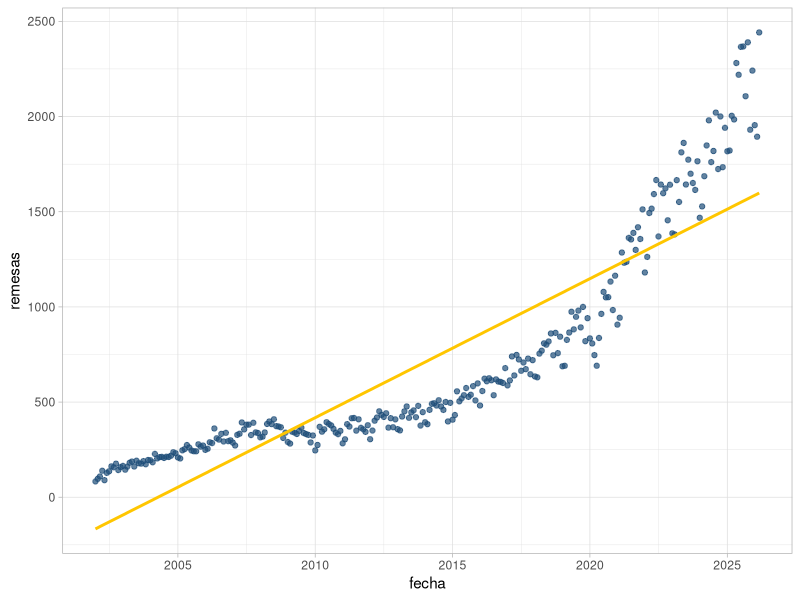
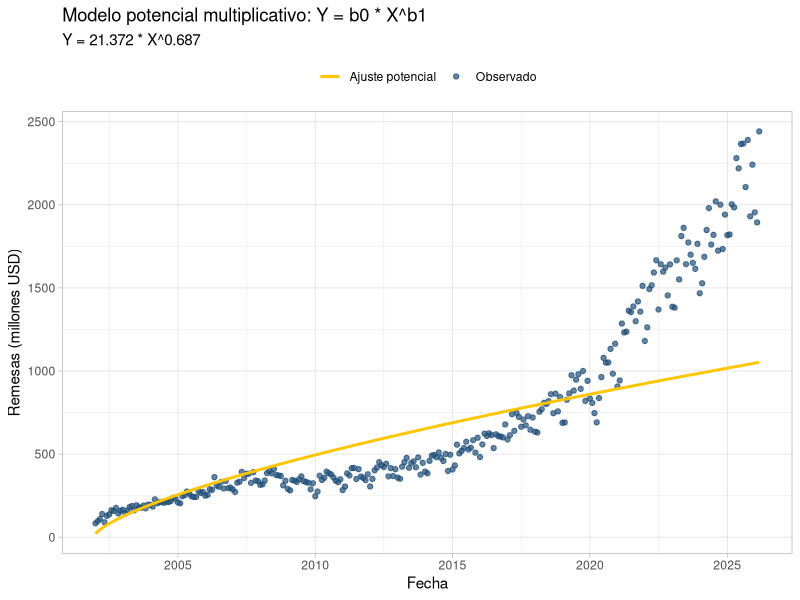
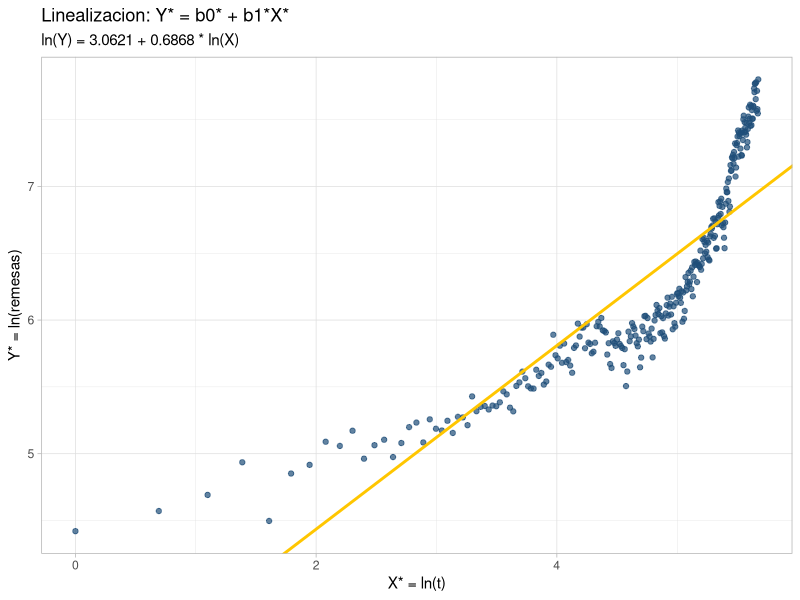

These charts were generated, in order, by the following R code:
## ---- chunk 1
knitr::opts_chunk$set(echo = TRUE)

library(here)
library(readr)
library(dplyr)
library(tidyr)
library(ggplot2)
## ---- chunk 2
remesas_wide <- read_csv(
  here("mrl/final-project/remfam2002_2026.csv"),
  show_col_types = FALSE
)

head(remesas_wide)
## ---- chunk 3
meses <- c(
  "Enero", "Febrero", "Marzo", "Abril", "Mayo", "Junio",
  "Julio", "Agosto", "Septiembre", "Octubre", "Noviembre", "Diciembre"
)

remesas_long <- remesas_wide %>%
  pivot_longer(
    cols = -Mes,
    names_to = "anio",
    values_to = "remesas"
  ) %>%
  mutate(
    anio = as.integer(anio),
    remesas = as.numeric(remesas)
  ) %>%
  drop_na(remesas) %>%
  mutate(
    mes_num = match(Mes, meses),
    fecha = as.Date(sprintf("%04d-%02d-01", anio, mes_num))
  ) %>%
  arrange(fecha) %>%
  mutate(t = row_number())

head(remesas_long)
tail(remesas_long)
nrow(remesas_long)
## ---- chunk 4
# Ajuste del modelo lineal usando remesas_long
modelo_lineal <- lm(remesas ~ t, data = remesas_long)

# Nuevo objeto para evaluación y gráfica
lineal_df <- remesas_long %>%
  mutate(ajuste_lineal = fitted(modelo_lineal))

# Gráfica de datos observados y ajuste
ggplot(lineal_df, aes(x = fecha, y = remesas)) +
  geom_point(color = "#1f4e79", alpha = 0.7) +
  geom_line(aes(y = ajuste_lineal), color = "#ffc600", linewidth = 1) +
  theme_light()
## ---- chunk 5
# agregar exponencial aqui
## ---- chunk 6
# agregar logaritmico aqui
## ---- chunk 7
# agregar reciproco aqui
## ---- chunk 8
# Ajuste linealizado: ln(Y) = ln(b0) + b1 * ln(X)
modelo_potencial <- lm(log(remesas) ~ log(t), data = remesas_long)

b0_star <- coef(modelo_potencial)[1]
b1      <- coef(modelo_potencial)[2]
b0      <- exp(b0_star)

potencial_df <- remesas_long %>%
  mutate(
    ajuste_log       = fitted(modelo_potencial),
    ajuste_potencial = exp(ajuste_log),
    residuo          = remesas - ajuste_potencial
  )

summary(modelo_potencial)
cat(sprintf("\nEcuacion ajustada: Y = %.4f * X^%.4f\n", b0, b1))
## ---- chunk 9
ggplot(potencial_df, aes(x = fecha)) +
  geom_point(aes(y = remesas, color = "Observado"), alpha = 0.7) +
  geom_line(aes(y = ajuste_potencial, color = "Ajuste potencial"), linewidth = 1) +
  scale_color_manual(NULL, values = c("Observado" = "#1f4e79",
                                      "Ajuste potencial" = "#ffc600")) +
  labs(title = "Modelo potencial multiplicativo: Y = b0 * X^b1",
       subtitle = sprintf("Y = %.3f * X^%.3f", b0, b1),
       x = "Fecha", y = "Remesas (millones USD)") +
  theme_light() +
  theme(legend.position = "top")
## ---- chunk 10
ggplot(potencial_df, aes(x = log(t), y = log(remesas))) +
  geom_point(color = "#1f4e79", alpha = 0.7) +
  geom_abline(intercept = b0_star, slope = b1,
              color = "#ffc600", linewidth = 1) +
  labs(title = "Linealizacion: Y* = b0* + b1*X*",
       subtitle = sprintf("ln(Y) = %.4f + %.4f * ln(X)", b0_star, b1),
       x = "X* = ln(t)", y = "Y* = ln(remesas)") +
  theme_light()
